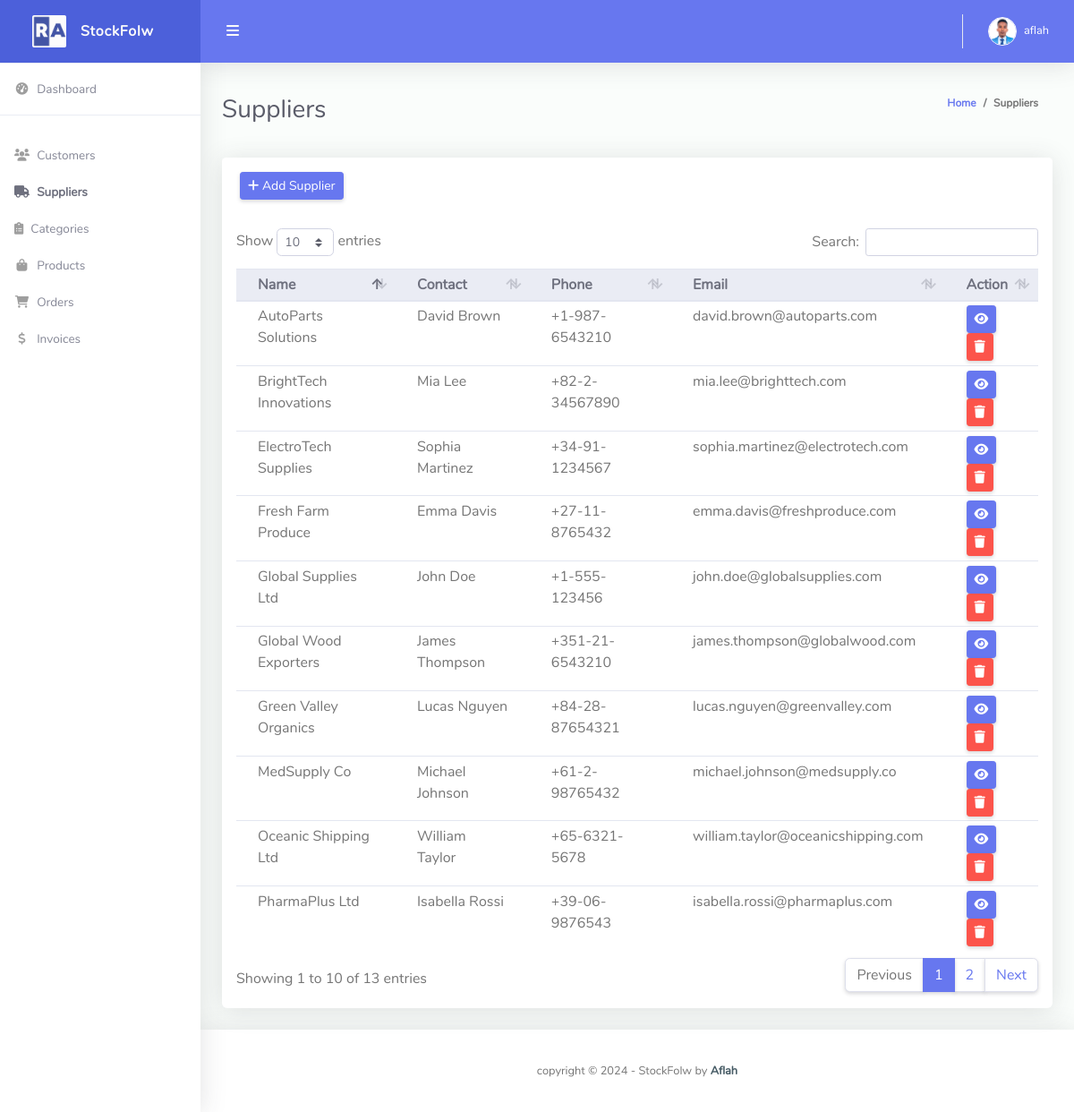
/supplier/ (signed in), run on the app's committed database.
### stockflow/models.py (models this page shows, shortened)
class Customer(models.Model):
    user = models.OneToOneField(User, null=True, blank=True, on_delete=models.CASCADE)
    name = models.CharField(max_length=200, null=True, blank=True)
    phone = models.CharField(max_length=200, null=True, blank=True)
    email = models.EmailField(max_length=200, null=True, blank=True)
    address = models.TextField(null=True, blank=True)
    profile_pic = models.ImageField(default="profile1.png", null=True, blank=True)
    date_created = models.DateTimeField(auto_now_add=True, null=True, blank=True)

class Supplier(models.Model):
    name = models.CharField(max_length=200)
    contact = models.CharField(max_length=200, blank=True, null=True)
    email = models.EmailField(unique=True)
    phone = models.CharField(
        max_length=30,
        blank=True,
        null=True,
        validators=[
            RegexValidator(
                regex='^[0-9+\-]+$',  # Allows digits, plus, and minus symbols
                message='Phone number must be numeric and can include +, - symbols',
                code='invalid_phone_number'
            ),
        ]
    )
    address = models.TextField(blank=True, null=True)
    created_at = models.DateTimeField(auto_now_add=True)
    updated_at = models.DateTimeField(auto_now=True)

### stockflow/decorators.py (the view)
		def wrapper_func(request, *args, **kwargs):
			group = None
			if request.user.groups.exists():
				group = request.user.groups.all()[0].name
			if group in allowed_roles:
				return view_func(request, *args, **kwargs)
			else:
				return redirect('/')

### stockflow/forms.py
class SupplierForm(forms.ModelForm):
    class Meta:
        model = Supplier
        fields = '__all__'
        widgets = {
            'name': forms.TextInput(attrs={'class': 'form-control', 'placeholder': 'Supplier Name', 'required': True}),
            'contact': forms.TextInput(attrs={'class': 'form-control', 'placeholder': 'Contact Name', 'required': True}),
            'phone': forms.TextInput(attrs={'class': 'form-control', 'placeholder': 'Phone', 'required': True}),
            'email': forms.EmailInput(attrs={'class': 'form-control', 'placeholder': 'Email', 'required': True}),
            'address': forms.Textarea(attrs={'class': 'form-control', 'placeholder': 'Address', 'required': True}),
        }

### stockflow/views.py (called while the page is built)
@login_required(login_url='login')
@allowed_users(allowed_roles=['admin'])
def supplier(request):
    suppliers = Supplier.objects.all()
    form = SupplierForm()
    context = {'suppliers': suppliers, 'form': form}
    return render(request, 'supplier.html', context)

### templates/supplier.html (shortened to what this page needs)
{% extends 'base.html' %}
{% block content %}
<div class="container-fluid" id="container-wrapper">
    <div class="d-sm-flex align-items-center justify-content-between mb-4">
        <h1 class="h3 mb-0 text-gray-800">Suppliers</h1>
        <ol class="breadcrumb">
            <li class="breadcrumb-item"><a href="{% url 'home' %}">Home</a></li>
            <li class="breadcrumb-item">Suppliers</li>
        </ol>
    </div>
    <div class="row">
        <div class="col-lg-12">
            <div class="card mb-4">
                <div class="card-header py-3 d-flex flex-row align-items-center justify-content-between">
                    <button class="btn btn-sm btn-primary" data-toggle="modal" data-target="#modal-add-supplier">
                        <i class="fas fa-plus"></i> Add Supplier
                    </button>
                </div>
                <div class="table-responsive p-3">
                    <table class="table align-items-center table-flush table-hover table-sm" id="dataTableHover">
                        <thead class="thead-light">
                            <tr>
                                <th>Name</th>
                                <th>Contact</th>
                                <th>Phone</th>
                                <th>Email</th>
                                <th>Action</th>
                            </tr>
                        </thead>
                        <tbody>
                            {% for supplier in suppliers %}
                            <tr>
                                <td>{{ supplier.name }}</td>
                                <td>{{ supplier.contact }}</td>
                                <td>{{ supplier.phone }}</td>
                                <td>{{ supplier.email }}</td>
                                <td>
                                    <a href="{% url 'update_supplier' supplier.id %}" class="btn btn-sm btn-primary">
                                        <i class="fas fa-eye"></i>
                                    </a>
                                    <a href="" class="btn btn-sm btn-danger" data-toggle="modal"
                                        data-target="#modal-delete-{{ supplier.id }}">
                                        <i class="fas fa-trash"></i>
                                    </a>
                                </td>
                            </tr>
                            {% endfor %}
                        </tbody>
                    </table>
                </div>
            </div>
        </div>
    </div>
</div>
{% endblock %}

### templates/partials/topbar.html (shortened to what this page needs)
{% load static %}
<nav class="navbar navbar-expand navbar-light bg-navbar topbar mb-4 static-top">
    <button id="sidebarToggleTop" class="btn btn-link rounded-circle mr-3">
        <i class="fa fa-bars"></i>
    </button>
    <ul class="navbar-nav ml-auto">
        <li class="nav-item dropdown no-arrow">
            <a class="nav-link dropdown-toggle" href="#" id="userDropdown" role="button" data-toggle="dropdown"
                aria-haspopup="true" aria-expanded="false">
                {% if request.user.customer.profile_pic %}
                <img class="img-profile rounded-circle" src="{{request.user.customer.profile_pic.url}}"
                    style="max-width: 60px">
                {% else %}
                <img class="img-profile rounded-circle" src="{% static 'img/Testro.jpg' %}" style="max-width: 60px">
                {% endif %}
                <span class="ml-2 d-none d-lg-inline text-white small">{{request.user}}</span>
            </a>
        </li>
    </ul>
</nav>

### data on the page
Supplier: name "Global Supplies Ltd", contact "John Doe", phone "+1-555-123456", email "john.doe@globalsupplies.com"
Supplier: name "MedSupply Co", contact "Michael Johnson", phone "+61-2-98765432", email "michael.johnson@medsupply.co"
Supplier: name "Fresh Farm Produce", contact "Emma Davis", phone "+27-11-8765432", email "emma.davis@freshproduce.com"
Supplier: name "AutoParts Solutions", contact "David Brown", phone "+1-987-6543210", email "david.brown@autoparts.com"
Supplier: name "Oceanic Shipping Ltd", contact "William Taylor", phone "+65-6321-5678", email "william.taylor@oceanicshipping.com"
Supplier: name "ElectroTech Supplies", contact "Sophia Martinez", phone "+34-91-1234567", email "sophia.martinez@electrotech.com"
Supplier: name "Green Valley Organics", contact "Lucas Nguyen", phone "+84-28-87654321", email "lucas.nguyen@greenvalley.com"
Supplier: name "BrightTech Innovations", contact "Mia Lee", phone "+82-2-34567890", email "mia.lee@brighttech.com"
Supplier: name "PharmaPlus Ltd", contact "Isabella Rossi", phone "+39-06-9876543", email "isabella.rossi@pharmaplus.com"
Supplier: name "Global Wood Exporters", contact "James Thompson", phone "+351-21-6543210", email "james.thompson@globalwood.com"

### other printed values
{{ request.user }} "aflah"
